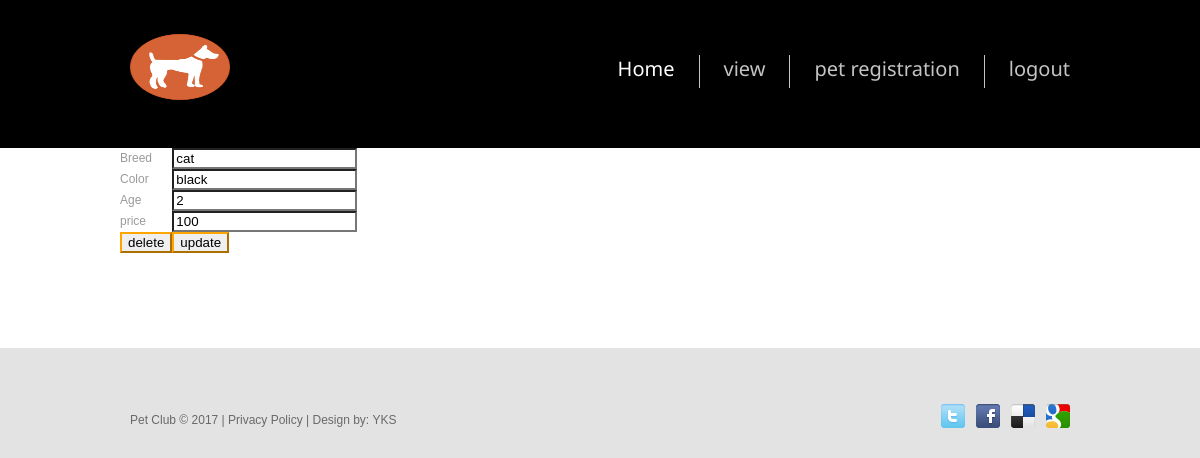
The app's page /update1.php?id=12 with its own data.
### tables this page shows
CREATE TABLE IF NOT EXISTS `reg1` (
  `id` int(30) NOT NULL AUTO_INCREMENT,
  `Breed` varchar(30) NOT NULL,
  `color` varchar(30) NOT NULL,
  `Age` int(30) NOT NULL,
  `price` int(30) NOT NULL,
  `photo` varchar(6000) NOT NULL,
  `category` varchar(20) NOT NULL,
  `status` int(10) NOT NULL,
  PRIMARY KEY (`id`)
);

### update1.php (the view, shortened to what this page needs)
<!DOCTYPE html>
<html lang="en">
<head>
<link rel="stylesheet" href="css/style.css">
<link rel="stylesheet" href="css/form.css">
</head>
<body>
<header>
  <div class="container_12">
    <div class="grid_12">
        <h1><a href="adminhome.php"><img src="images/puppy-available.png" alt="" width="100" height="66"></a> </h1>
      <div class="menu_block">
        <nav>
          <ul class="sf-menu">
            <li class="current"><a href="adminhome.php">Home</a></li>
           <li><a href="view1.php">view</a></li>
            <li><a href="reg1.php">pet registration</a></li>
            <li><a href="logout.php">logout</a></li>
          </ul>
        </nav>
      </div>
    </div>
  </div>
</header>
<div class="content pt1">
  <div class="container_12">
   <div class="container">
	<div class="row">
<div style="border:1px black">
				<div class="ui-block">
				<div class="ui-block-title">
                                   <form method="post">
                                        <table>
            <?php
             $s = $_GET['id'];
            $sql=mysql_query("select * from reg1 where id='$s'");
            while($ar=mysql_fetch_array($sql))
            {
                $b=$ar['id'];
              $b=$ar['Breed'];
              $j=$ar['color'];
       $g=$ar['Age'];
            $i=$ar['price'];
              ?>
            <?php
            }
            ?>
                 <tr>
                <td>
                        Breed
                    </td>
                    <td>
                        <input type="Text" name="txtev" value="<?php echo $b;?>"  >
                    </td>
                </tr>
                <tr>
                <td>
                        Color
                    </td>
                    <td>
                        <input type="Text" name="txtevi" value="<?php echo $j;?>" >
                    </td>
                </tr>
                 <tr>
                <td>
                        Age
                    </td>
                    <td>
                         <input type="Text" name="txtp" value="<?php echo $g;?>" >
                    </td>
                </tr>
                 <tr>
                    <td>
                       price
                    </td>
                    <td>
                        <input type="text" name="txtcndt" value="<?php echo $i;?>">
                    </td>
                    </tr>
                     <tr>
                        <td><input type="submit" name="submit1" value="delete" style="border-color:orange"></td>
                    <td>
                        <input type="submit" name="submit12" value="update" style="border-color:orange">
                    </td>
                     </tr>
            </table>
        </form>
                                </div>
  </div>
</div>
              </div>
      </div>
  </div>
</div>
<footer>
  <div class="container_12">
    <div class="grid_12">
      <div class="socials"> <a href="#"></a> <a href="#"></a> <a href="#"></a> <a href="#"></a> </div>
      <p>Pet Club &copy; 2017 | <a href="#">Privacy Policy</a> | Design by: <a href="http://www.templatemonster.com/">YKS</a></p>
    </div>
  </div>
</footer>
</body>
</html>

### css/style.css (style rules this page uses)
html { width: 100%; }
* { -webkit-text-size-adjust: none; }
body { font: 12px/20px Arial, Helvetica, sans-serif; color:#9b9a9a; position:relative; min-width:960px; background: #e3e3e3; }
h1, h2, h3, h4, h5, h6 { font-weight: normal; font-family: 'Paprika', cursive;; color: #fff; }
p { margin-bottom: 20px; }
img { max-width: 100%; }
ul { padding: 0; margin: 0; list-style: none; }
a { text-decoration: none; color: inherit; outline: none; transition: 0.5s ease; -o-transition: 0.5s ease; -webkit-transition: 0.5s ease; }
header { display: block; padding-top: 34px; position: relative; z-index: 999; background: #000; padding-bottom: 48px; }
header h1 { float: none; position: relative; z-index: 999; }
header h1 a { display: block; overflow: hidden; margin: 0 auto; width: 130px; float: left; height: 66px; text-indent: -999px; transition: 0s ease; -o-transition: 0s ease; -webkit-transition: 0s ease; }
header h1 a img { display: block; }
.content { background: #fff; padding-bottom: 95px; }
footer { display: block; padding: 56px 0; font-size: 12px; color: #6b6868; }
.socials { float: right; }
.socials a { float: left; width: 24px; height: 24px; display: block; float: left; background: url(../images/socials.png) 0 0 no-repeat; }
.socials a+a { background-position: -35px 0; }
.socials a+a+a { background-position: -70px 0; }
.socials a+a+a+a { background-position: right 0; }
.socials a+a { margin-left: 11px; }
footer p { margin-bottom: 0; padding-top: 6px; }

### css/grid.css (style rules this page uses)
body { min-width: 960px; }
.container_12 { margin-left: auto; margin-right: auto; width: 960px; }
.grid_1, .grid_2, .grid_3, .grid_4, .grid_5, .grid_6, .grid_7, .grid_8, .grid_9, .grid_10, .grid_11, .grid_12 { display: inline; float: left; margin-left: 10px; margin-right: 10px; }
.container_12 .grid_12 { width: 940px; }
.clearfix:before, .clearfix:after, .container_12:before, .container_12:after { content: '.'; display: block; overflow: hidden; visibility: hidden; font-size: 0; line-height: 0; width: 0; height: 0; }
.clearfix:after, .container_12:after { clear: both; }
.clearfix, .container_12 { zoom: 1; }

### css/superfish.css (style rules this page uses)
.menu_block { position: relative; float: right; padding-top: 25px; }
nav>.sf-menu { text-align: center; }
nav { position:relative;padding: 0px 0 0 0; }
.sf-menu li { float:left;position:relative; }
.sf-menu>li { float: left; position: relative; }
.sf-menu>li+li { margin-left: 49px; }
.sf-menu>li+li:after { background: url(../images/menu_separator.png) 0 0 no-repeat; content: ''; display: block; position: absolute; top: 0; width: 1px; height: 33px; left: -25px; top: -4px; }
.sf-menu>li:first-child { margin-left: 0; }
.sf-menu>li:hover, .sf-menu>li.sfHover, .sf-menu>li.current { border-color: #a92c11; }
.sf-menu>li>a { font-size: 20px; font-family: 'Noto Sans', sans-serif; color: #c5c3c3; position: relative; line-height: 20px; z-index: 999; position: relative; }
.sf-menu>li.sfHover>a, .sf-menu>li.current>a, .sf-menu>li:hover>a:hover { color: #fff; }

### records on screen
reg1: txtev "cat", txtevi "black", txtp "2", txtcndt "100"
